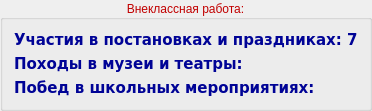
            <widget class="QGroupBox" name="groupBox_5">
             <property name="palette">
              <palette>
               <active>
                <colorrole role="WindowText">
                 <brush brushstyle="SolidPattern">
                  <color alpha="255">
                   <red>193</red>
                   <green>0</green>
                   <blue>0</blue>
                  </color>
                 </brush>
                </colorrole>
                <colorrole role="Dark">
                 <brush brushstyle="SolidPattern">
                  <color alpha="255">
                   <red>0</red>
                   <green>255</green>
                   <blue>0</blue>
                  </color>
                 </brush>
                </colorrole>
                <colorrole role="Text">
                 <brush brushstyle="SolidPattern">
                  <color alpha="255">
                   <red>231</red>
                   <green>231</green>
                   <blue>231</blue>
                  </color>
                 </brush>
                </colorrole>
                <colorrole role="ButtonText">
                 <brush brushstyle="SolidPattern">
                  <color alpha="255">
                   <red>242</red>
                   <green>218</green>
                   <blue>0</blue>
                  </color>
                 </brush>
                </colorrole>
                <colorrole role="ToolTipBase">
                 <brush brushstyle="SolidPattern">
                  <color alpha="102">
                   <red>0</red>
                   <green>170</green>
                   <blue>0</blue>
                  </color>
                 </brush>
                </colorrole>
                <colorrole role="PlaceholderText">
                 <brush brushstyle="SolidPattern">
                  <color alpha="128">
                   <red>231</red>
                   <green>231</green>
                   <blue>231</blue>
                  </color>
                 </brush>
                </colorrole>
               </active>
               <inactive>
                <colorrole role="WindowText">
                 <brush brushstyle="SolidPattern">
                  <color alpha="255">
                   <red>193</red>
                   <green>0</green>
                   <blue>0</blue>
                  </color>
                 </brush>
                </colorrole>
                <colorrole role="Dark">
                 <brush brushstyle="SolidPattern">
                  <color alpha="255">
                   <red>0</red>
                   <green>255</green>
                   <blue>0</blue>
                  </color>
                 </brush>
                </colorrole>
                <colorrole role="Text">
                 <brush brushstyle="SolidPattern">
                  <color alpha="255">
                   <red>231</red>
                   <green>231</green>
                   <blue>231</blue>
                  </color>
                 </brush>
                </colorrole>
                <colorrole role="ButtonText">
                 <brush brushstyle="SolidPattern">
                  <color alpha="255">
                   <red>242</red>
                   <green>218</green>
                   <blue>0</blue>
                  </color>
                 </brush>
                </colorrole>
                <colorrole role="ToolTipBase">
                 <brush brushstyle="SolidPattern">
                  <color alpha="102">
                   <red>0</red>
                   <green>170</green>
                   <blue>0</blue>
                  </color>
                 </brush>
                </colorrole>
                <colorrole role="PlaceholderText">
                 <brush brushstyle="SolidPattern">
                  <color alpha="128">
                   <red>231</red>
                   <green>231</green>
                   <blue>231</blue>
                  </color>
                 </brush>
                </colorrole>
               </inactive>
               <disabled>
                <colorrole role="WindowText">
                 <brush brushstyle="SolidPattern">
                  <color alpha="255">
                   <red>0</red>
                   <green>255</green>
                   <blue>0</blue>
                  </color>
                 </brush>
                </colorrole>
                <colorrole role="Dark">
                 <brush brushstyle="SolidPattern">
                  <color alpha="255">
                   <red>0</red>
                   <green>255</green>
                   <blue>0</blue>
                  </color>
                 </brush>
                </colorrole>
                <colorrole role="Text">
                 <brush brushstyle="SolidPattern">
                  <color alpha="255">
                   <red>0</red>
                   <green>255</green>
                   <blue>0</blue>
                  </color>
                 </brush>
                </colorrole>
                <colorrole role="ButtonText">
                 <brush brushstyle="SolidPattern">
                  <color alpha="255">
                   <red>0</red>
                   <green>255</green>
                   <blue>0</blue>
                  </color>
                 </brush>
                </colorrole>
                <colorrole role="ToolTipBase">
                 <brush brushstyle="SolidPattern">
                  <color alpha="102">
                   <red>0</red>
                   <green>170</green>
                   <blue>0</blue>
                  </color>
                 </brush>
                </colorrole>
                <colorrole role="PlaceholderText">
                 <brush brushstyle="SolidPattern">
                  <color alpha="128">
                   <red>231</red>
                   <green>231</green>
                   <blue>231</blue>
                  </color>
                 </brush>
                </colorrole>
               </disabled>
              </palette>
             </property>
             <property name="title">
              <string>Внеклассная работа:</string>
             </property>
             <property name="alignment">
              <set>Qt::AlignCenter</set>
             </property>
             <layout class="QVBoxLayout" name="verticalLayout_6">
              <item>
               <widget class="QLabel" name="theater_count">
                <property name="palette">
                 <palette>
                  <active>
                   <colorrole role="WindowText">
                    <brush brushstyle="SolidPattern">
                     <color alpha="255">
                      <red>0</red>
                      <green>3</green>
                      <blue>150</blue>
                     </color>
                    </brush>
                   </colorrole>
                  </active>
                  <inactive>
                   <colorrole role="WindowText">
                    <brush brushstyle="SolidPattern">
                     <color alpha="255">
                      <red>0</red>
                      <green>3</green>
                      <blue>150</blue>
                     </color>
                    </brush>
                   </colorrole>
                  </inactive>
                  <disabled>
                   <colorrole role="WindowText">
                    <brush brushstyle="SolidPattern">
                     <color alpha="127">
                      <red>255</red>
                      <green>255</green>
                      <blue>255</blue>
                     </color>
                    </brush>
                   </colorrole>
                  </disabled>
                 </palette>
                </property>
                <property name="font">
                 <font>
                  <family>Verdana</family>
                  <pointsize>11</pointsize>
                  <weight>75</weight>
                  <bold>true</bold>
                 </font>
                </property>
                <property name="text">
                 <string>Участия в постановках и праздниках: 7</string>
                </property>
               </widget>
              </item>
              <item>
               <widget class="QLabel" name="museum_trips">
                <property name="palette">
                 <palette>
                  <active>
                   <colorrole role="WindowText">
                    <brush brushstyle="SolidPattern">
                     <color alpha="255">
                      <red>0</red>
                      <green>3</green>
                      <blue>150</blue>
                     </color>
                    </brush>
                   </colorrole>
                  </active>
                  <inactive>
                   <colorrole role="WindowText">
                    <brush brushstyle="SolidPattern">
                     <color alpha="255">
                      <red>0</red>
                      <green>3</green>
                      <blue>150</blue>
                     </color>
                    </brush>
                   </colorrole>
                  </inactive>
                  <disabled>
                   <colorrole role="WindowText">
                    <brush brushstyle="SolidPattern">
                     <color alpha="127">
                      <red>255</red>
                      <green>255</green>
                      <blue>255</blue>
                     </color>
                    </brush>
                   </colorrole>
                  </disabled>
                 </palette>
                </property>
                <property name="font">
                 <font>
                  <family>Verdana</family>
                  <pointsize>11</pointsize>
                  <weight>75</weight>
                  <bold>true</bold>
                 </font>
                </property>
                <property name="text">
                 <string>Походы в музеи и театры:</string>
                </property>
               </widget>
              </item>
              <item>
               <widget class="QLabel" name="wins_competitions">
                <property name="palette">
                 <palette>
                  <active>
                   <colorrole role="WindowText">
                    <brush brushstyle="SolidPattern">
                     <color alpha="255">
                      <red>0</red>
                      <green>3</green>
                      <blue>150</blue>
                     </color>
                    </brush>
                   </colorrole>
                  </active>
                  <inactive>
                   <colorrole role="WindowText">
                    <brush brushstyle="SolidPattern">
                     <color alpha="255">
                      <red>0</red>
                      <green>3</green>
                      <blue>150</blue>
                     </color>
                    </brush>
                   </colorrole>
                  </inactive>
                  <disabled>
                   <colorrole role="WindowText">
                    <brush brushstyle="SolidPattern">
                     <color alpha="127">
                      <red>255</red>
                      <green>255</green>
                      <blue>255</blue>
                     </color>
                    </brush>
                   </colorrole>
                  </disabled>
                 </palette>
                </property>
                <property name="font">
                 <font>
                  <family>Verdana</family>
                  <pointsize>11</pointsize>
                  <weight>75</weight>
                  <bold>true</bold>
                 </font>
                </property>
                <property name="text">
                 <string>Побед в школьных мероприятиях:</string>
                </property>
               </widget>
              </item>
             </layout>
            </widget>
